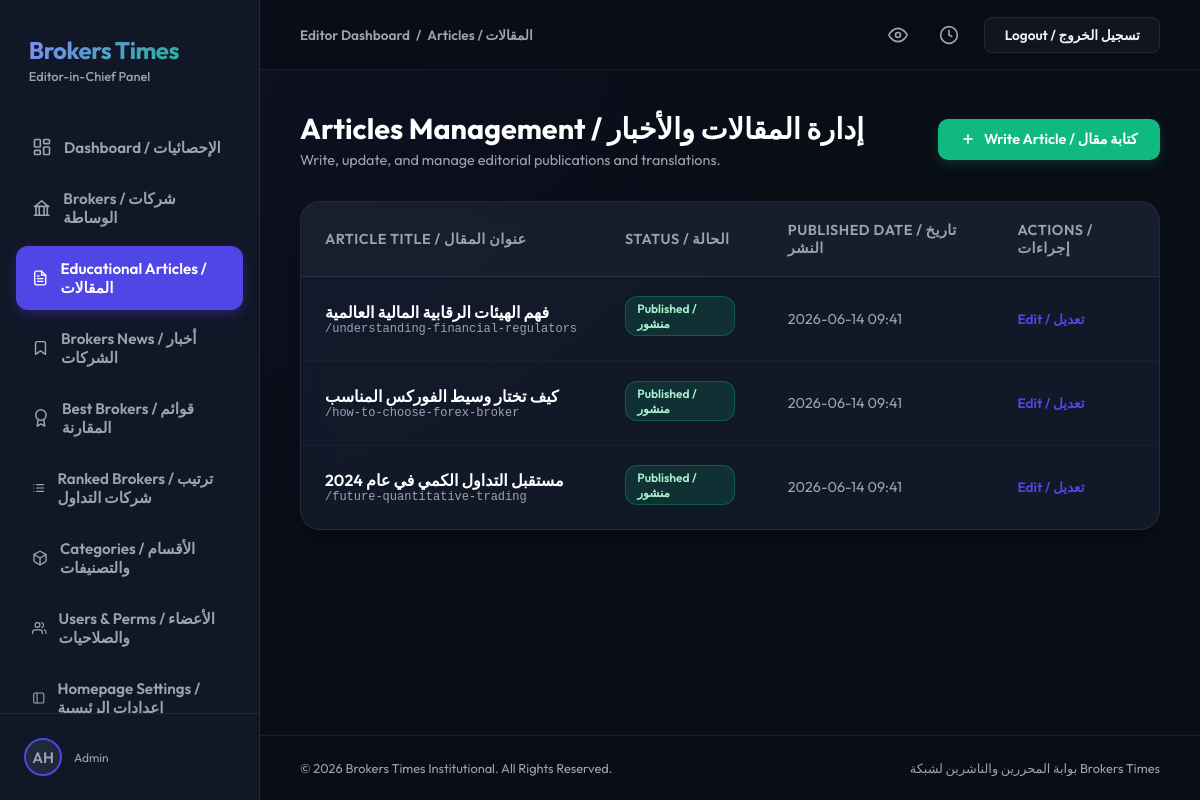
The page /dashboard/articles/ (signed in) on the database as committed earlier.
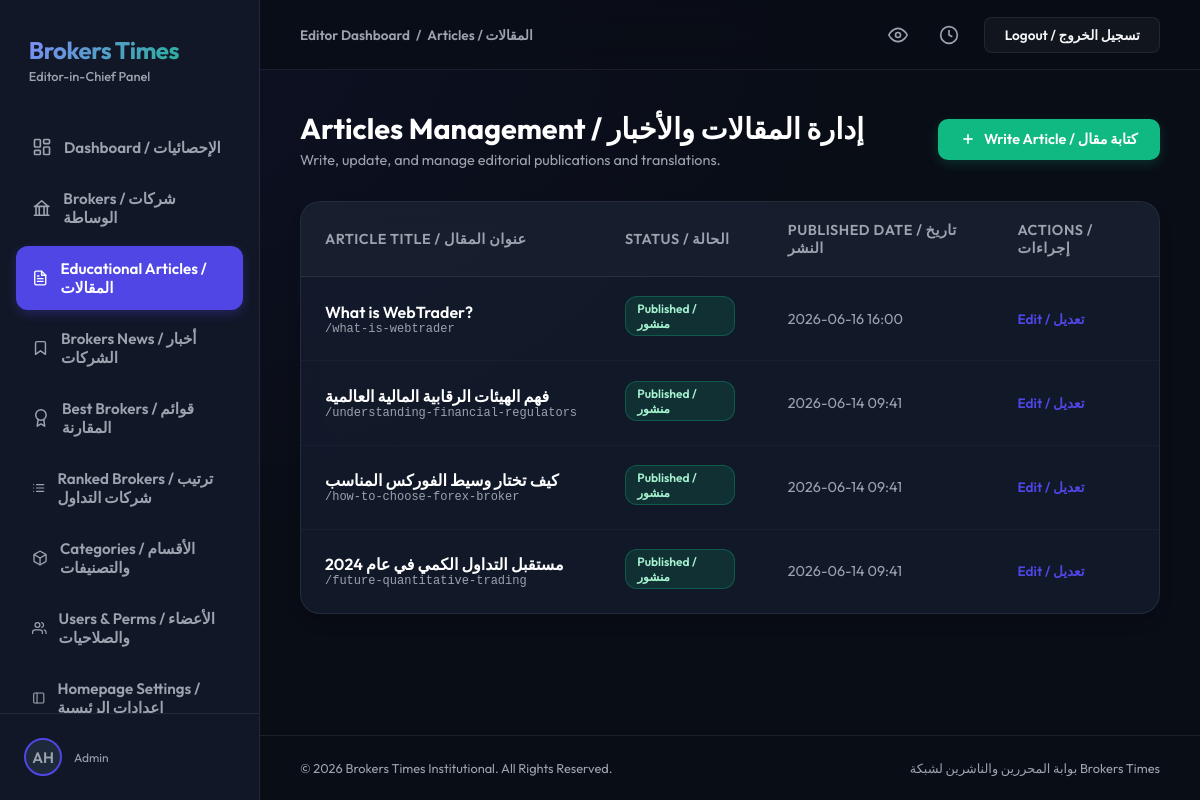
The same page on the database as committed later.
### users/models.py (models this page shows, shortened)
class CustomUser(AbstractUser):
    ROLE_CHOICES = [
        ('admin', 'Admin'),
        ('editor', 'Editor'),
        ('writer', 'Writer'),
        ('user', 'Standard User'),
    ]
    PREFERRED_LANGUAGE_CHOICES = [
        ('ar', 'العربية'),
        ('en', 'English'),
    ]
    role = models.CharField(max_length=20, choices=ROLE_CHOICES, default='user')
    preferred_language = models.CharField(max_length=5, choices=PREFERRED_LANGUAGE_CHOICES, default='ar')
    bio = models.TextField(blank=True)
    avatar = models.ImageField(upload_to='avatars/', blank=True, null=True)
    facebook_url = models.URLField(max_length=500, blank=True, null=True)
    linkedin_url = models.URLField(max_length=500, blank=True, null=True)
    class Meta:
        permissions = [
            ("can_publish", "Can publish articles/brokers"),
            ("can_edit", "Can edit articles/brokers"),
            ("can_manage_brokers", "Can manage brokers"),
        ]

### articles/models.py (models this page shows, shortened)
class Article(models.Model):
    STATUS_CHOICES = [
        ('draft', 'Draft'),
        ('published', 'Published'),
    ]
    title = models.CharField(max_length=255)
    slug = models.SlugField(max_length=255, unique=True)
    content = RichTextField(blank=True)
    featured_image = models.ImageField(upload_to='articles/', blank=True, null=True)
    featured_image_alt = models.CharField(max_length=255, blank=True)
    seo_title = models.CharField(max_length=255, blank=True)
    seo_description = models.TextField(blank=True)
    status = models.CharField(max_length=20, choices=STATUS_CHOICES, default='draft')
    created_at = models.DateTimeField(auto_now_add=True)
    updated_at = models.DateTimeField(auto_now=True)

### users/views.py (the view)
# urls.py: path('dashboard/articles/', DashboardArticlesView.as_view(), name='dashboard_articles'),
class DashboardArticlesView(LoginRequiredMixin, ListView):
    model = Article
    template_name = 'dashboard/articles.html'
    context_object_name = 'articles'
    ordering = ['-created_at']

### users/templates/dashboard/articles.html (shortened to what this page needs)
{% extends 'dashboard/base.html' %}
{% block nav_articles %}active{% endblock %}
{% block section_name %}Articles / المقالات{% endblock %}
{% block content %}
<div class="page-header-container">
    <div class="page-title-area">
        <h1>Articles Management / إدارة المقالات والأخبار</h1>
        <p>Write, update, and manage editorial publications and translations.</p>
    </div>
    {% if user.is_staff or user.is_superuser %}
    <a href="{% url 'dashboard_articles_add' %}" class="btn-action">
        <svg viewBox="0 0 24 24"><line x1="12" y1="5" x2="12" y2="19"></line><line x1="5" y1="12" x2="19" y2="12"></line></svg>
        <span>Write Article / كتابة مقال</span>
    </a>
    {% endif %}
</div>
<div class="table-container">
    <div class="table-responsive">
        <table class="data-table">
            <thead>
                <tr>
                    <th>Article Title / عنوان المقال</th>
                    <th>Status / الحالة</th>
                    <th>Published Date / تاريخ النشر</th>
                    <th>Actions / إجراءات</th>
                </tr>
            </thead>
            <tbody>
                {% for article in articles %}
                <tr>
                    <td>
                        <div class="article-title-cell" title="{{ article.title }}">
                            <span class="article-main-title">{{ article.title }}</span>
                            <span class="article-sub-slug">/{{ article.slug }}</span>
                        </div>
                    </td>
                    <td>
                        {% if article.status == 'published' %}
                            <span class="badge-pill badge-success">Published / منشور</span>
                        {% else %}
                            <span class="badge-pill badge-warning">Draft / مسودة</span>
                        {% endif %}
                    </td>
                    <td>
                        <span style="color: var(--text-muted);">{{ article.created_at|date:"Y-m-d H:i" }}</span>
                    </td>
                    <td>
                        {% if user.is_staff or user.is_superuser %}
                        <a href="{% url 'dashboard_articles_edit' article.id %}" class="btn-edit-inline">Edit / تعديل</a>
                        {% else %}
                        <span style="color: var(--text-muted); font-size: 0.85rem;">View Only</span>
                        {% endif %}
                    </td>
                </tr>
                {% endfor %}
            </tbody>
        </table>
    </div>
</div>
{% endblock %}

### users/templates/dashboard/base.html (shortened to what this page needs)
<!DOCTYPE html>
<html lang="en">
<head>
</head>
<body>
    <div class="sidebar">
        <div class="sidebar-brand">
            <span class="brand-name">Brokers Times</span>
            <span class="brand-sub">Editor-in-Chief Panel</span>
        </div>
        <ul class="sidebar-menu">
            <li class="menu-item {% block nav_dashboard %}{% endblock %}">
                <a href="{% url 'dashboard' %}">
                    <svg viewBox="0 0 24 24"><rect x="3" y="3" width="7" height="9" rx="1"></rect><rect x="14" y="3" width="7" height="5" rx="1"></rect><rect x="14" y="12" width="7" height="9" rx="1"></rect><rect x="3" y="16" width="7" height="5" rx="1"></rect></svg>
                    <span>Dashboard / الإحصائيات</span>
                </a>
            </li>
            <li class="menu-item {% block nav_brokers %}{% endblock %}">
                <a href="{% url 'dashboard_brokers' %}">
                    <svg viewBox="0 0 24 24"><path d="M3 21h18M3 10h18M5 10v11M19 10v11M9 10v11M15 10v11M4 10h16L12 3z"></path></svg>
                    <span>Brokers / شركات الوساطة</span>
                </a>
            </li>
            <li class="menu-item {% block nav_articles %}{% endblock %}">
                <a href="{% url 'dashboard_articles' %}">
                    Educational Articles / المقالات
                </a>
            </li>
            <li class="menu-item {% block nav_news %}{% endblock %}">
                <a href="{% url 'dashboard_news' %}">
                    <svg viewBox="0 0 24 24" width="20" height="20" fill="none" stroke="currentColor" stroke-width="2" stroke-linecap="round" stroke-linejoin="round"><path d="M19 21l-7-5-7 5V5a2 2 0 0 1 2-2h10a2 2 0 0 1 2 2z"></path></svg>
                    Brokers News / أخبار الشركات
                </a>
            </li>
            <li class="menu-item {% block nav_best_brokers %}{% endblock %}">
                <a href="{% url 'dashboard_best_brokers' %}">
                    <svg viewBox="0 0 24 24"><circle cx="12" cy="8" r="7"></circle><polyline points="8.21 13.89 7 23 12 20 17 23 15.79 13.88"></polyline></svg>
                    <span>Best Brokers / قوائم المقارنة</span>
                </a>
            </li>
            <li class="menu-item {% block nav_ranked_brokers %}{% endblock %}">
                <a href="{% url 'dashboard_ranked_brokers' %}">
                    <span>Ranked Brokers / ترتيب شركات التداول</span>
                </a>
            </li>
            {% if user.role == 'admin' or user.is_superuser or user.is_staff %}
            <li class="menu-item {% block nav_categories %}{% endblock %}">
                <a href="{% url 'dashboard_categories' %}">
                    <span>Categories / الأقسام والتصنيفات</span>
                </a>
            </li>
            <li class="menu-item {% block nav_users %}{% endblock %}">
                <a href="{% url 'dashboard_users' %}">
                    <svg viewBox="0 0 24 24"><path d="M17 21v-2a4 4 0 0 0-4-4H5a4 4 0 0 0-4 4v2"></path><circle cx="9" cy="7" r="4"></circle><path d="M23 21v-2a4 4 0 0 0-3-3.87"></path><path d="M16 3.13a4 4 0 0 1 0 7.75"></path></svg>
                    <span>Users & Perms / الأعضاء والصلاحيات</span>
                </a>
            </li>
            <li class="menu-item {% block nav_homepage_settings %}{% endblock %}">
                <a href="{% url 'dashboard_homepage_settings' %}">
                    <svg viewBox="0 0 24 24"><rect x="3" y="3" width="18" height="18" rx="2" ry="2"></rect><line x1="9" y1="3" x2="9" y2="21"></line></svg>
                    <span>Homepage Settings / إعدادات الرئيسية</span>
                </a>
            </li>
            {% endif %}
        </ul>
        <div class="sidebar-footer">
            <div class="user-avatar-small">
                {% if user.avatar %}
                    <img src="{{ user.avatar.url }}" alt="Avatar">
                {% else %}
                    <span class="user-avatar-placeholder">{{ user.username|slice:":2" }}</span>
                {% endif %}
            </div>
            <div class="user-info">
                <span class="user-role">{{ user.get_role_display }}</span>
            </div>
        </div>
    </div>
    <div class="main-panel">
        <div class="topbar">
            <div class="breadcrumbs">
                <span>Editor Dashboard</span>
                <span>/</span>
                <span>{% block section_name %}Home{% endblock %}</span>
            </div>
            <div class="topbar-actions">
                <button class="action-icon-btn" title="View Portal">
                    <svg viewBox="0 0 24 24"><path d="M1 12s4-8 11-8 11 8 11 8-4 8-11 8-11-8-11-8z"></path><circle cx="12" cy="12" r="3"></circle></svg>
                </button>
                <button class="action-icon-btn" title="Recent History">
                    <svg viewBox="0 0 24 24"><circle cx="12" cy="12" r="10"></circle><polyline points="12 6 12 12 16 14"></polyline></svg>
                </button>
                <a href="{% url 'logout' %}" class="btn-top btn-top-secondary">Logout / تسجيل الخروج</a>
            </div>
        </div>
        <div class="content-body">
            {% block content %}{% endblock %}
        </div>
        <div class="footer">
            <span>&copy; 2026 Brokers Times Institutional. All Rights Reserved.</span>
            <span>بوابة المحررين والناشرين لشبكة Brokers Times</span>
        </div>
    </div>
</body>
</html>

### users/templates/dashboard/base.html (style rules this page uses)
:root { --bg-color: #090d16; --sidebar-bg: #111726; --card-bg: rgba(22, 30, 49, 0.7); --primary: #4f46e5; --primary-hover: #4338ca; --accent: #10b981; --text-color: #f3f4f6; --text-muted: #9ca3af; --border-color: rgba(255, 255, 255, 0.08); --danger: #ef4444; }
* { box-sizing: border-box; margin: 0; padding: 0; }
body { background-color: var(--bg-color); background-image: radial-gradient(at 0% 0%, rgba(79, 70, 229, 0.08) 0px, transparent 50%); color: var(--text-color); font-family: 'Outfit', 'Cairo', sans-serif; min-height: 100vh; display: flex; }
.sidebar { width: 260px; background-color: var(--sidebar-bg); border-right: 1px solid var(--border-color); display: flex; flex-direction: column; position: fixed; height: 100vh; top: 0; left: 0; z-index: 10; }
.sidebar-brand { padding: 2.2rem 1.8rem 1rem; display: flex; flex-direction: column; }
.brand-name { font-size: 1.5rem; font-weight: 700; letter-spacing: -0.5px; background: linear-gradient(135deg, #818cf8, var(--accent)); -webkit-background-clip: text; -webkit-text-fill-color: transparent; }
.brand-sub { font-size: 0.8rem; color: var(--text-muted); margin-top: 0.2rem; font-weight: 500; }
.sidebar-menu { list-style: none; padding: 1.5rem 1rem; display: flex; flex-direction: column; gap: 0.4rem; flex: 1; overflow-y: auto; }
.menu-item a { display: flex; align-items: center; padding: 0.8rem 1rem; color: var(--text-muted); text-decoration: none; border-radius: 12px; font-size: 0.95rem; font-weight: 600; transition: all 0.3s ease; gap: 12px; }
.menu-item a svg { width: 20px; height: 20px; fill: none; stroke: currentColor; stroke-width: 2; stroke-linecap: round; stroke-linejoin: round; transition: stroke 0.3s ease; }
.menu-item.active a { color: white; background: var(--primary); box-shadow: 0 4px 12px rgba(79, 70, 229, 0.3); }
.menu-item.active a svg { stroke: white; }
.sidebar-footer { padding: 1.5rem; border-top: 1px solid var(--border-color); display: flex; align-items: center; gap: 12px; }
.user-avatar-small { width: 38px; height: 38px; border-radius: 50%; overflow: hidden; background: #1e293b; display: flex; align-items: center; justify-content: center; border: 2px solid var(--primary); }
.user-avatar-placeholder { font-size: 0.95rem; font-weight: 600; color: var(--text-muted); text-transform: uppercase; }
.user-info { display: flex; flex-direction: column; overflow: hidden; }
.user-role { font-size: 0.75rem; color: var(--text-muted); }
.main-panel { margin-left: 260px; flex: 1; display: flex; flex-direction: column; min-height: 100vh; position: relative; }
.topbar { height: 70px; background: rgba(9, 13, 22, 0.7); backdrop-filter: blur(12px); border-bottom: 1px solid var(--border-color); display: flex; align-items: center; justify-content: space-between; padding: 0 2.5rem; position: sticky; top: 0; z-index: 9; }
.breadcrumbs { font-size: 0.85rem; font-weight: 600; color: var(--text-muted); display: flex; align-items: center; gap: 6px; }
.topbar-actions { display: flex; align-items: center; gap: 1.2rem; }
.action-icon-btn { background: none; border: none; color: var(--text-muted); cursor: pointer; display: flex; align-items: center; justify-content: center; padding: 6px; border-radius: 8px; transition: all 0.3s ease; }
.action-icon-btn svg { width: 20px; height: 20px; fill: none; stroke: currentColor; stroke-width: 2; }
.btn-top { padding: 0.5rem 1.2rem; border-radius: 8px; font-size: 0.85rem; font-weight: 600; cursor: pointer; transition: all 0.3s ease; text-decoration: none; display: inline-flex; align-items: center; }
.btn-top-secondary { background: rgba(255, 255, 255, 0.04); color: var(--text-color); border: 1px solid var(--border-color); }
.content-body { padding: 2.5rem; flex: 1; }
.footer { padding: 1.5rem 2.5rem; border-top: 1px solid var(--border-color); font-size: 0.8rem; color: var(--text-muted); display: flex; justify-content: space-between; align-items: center; }

Rows that differ between the two databases and show on the page:
added Article: title "What is WebTrader?", slug "what-is-webtrader", status "Published / منشور", created_at "2026-06-16 16:00"
